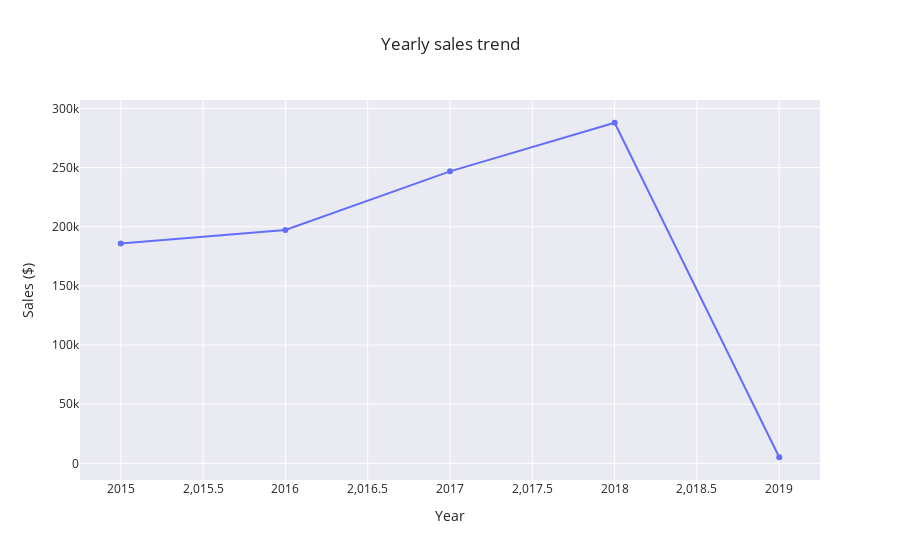

Write notebook code for a chart like this one.
### Code cell
#By year 
df_cleaned['year'] = df_cleaned['Order Date'].dt.year # Add a new column called 'year' by extracting year for each 'Order date'
df_yearly = df_cleaned.groupby('year')[['Sales']].sum() #group the data by year and sum up for each year

df_yearly = df_yearly.reset_index()
fig_yearly = px.line(df_yearly, x='year', y='Sales', title ='Yearly sales trend')
fig_yearly.update_traces(mode='lines+markers')
fig_yearly.update_layout(xaxis_title='Year', yaxis_title='Sales ($)', template='seaborn')

fig_yearly.show()

df['Order Date'] = pd.to_datetime(df['Order Date'], errors='coerce')
df['Year'] = df['Order Date'].dt.year

#Sales over years a Seaborn plot 
yearly_sales = df.groupby('Year')['Sales'].sum()

import matplotlib.pyplot as plt
import seaborn as sns

plt.figure(figsize=(10, 5))
sns.lineplot(x=yearly_sales.index, y=yearly_sales.values, marker='o')
plt.title('Total Sales Over Years')
plt.xlabel('Year')
plt.ylabel('Sales ($)')
plt.grid(True)
plt.show()

### Figure 1 — Plotly figure (JSON) as saved in the notebook; plotly's stock layout.template omitted (floating-point values rounded to 4 significant figures)
{"data": [{"hovertemplate": "year=%{x}<br>Sales=%{y}<extra></extra>", "legendgroup": "", "line": {"color": "#636efa", "dash": "solid"}, "marker": {"symbol": "circle"}, "mode": "lines+markers", "name": "", "orientation": "v", "showlegend": false, "type": "scatter", "x": [2015, 2016, 2017, 2018, 2019], "xaxis": "x", "y": [185900.0, 197300.0, 246800.0, 287900.0, 5160.0], "yaxis": "y"}], "layout": {"autosize": true, "legend": {"tracegroupgap": 0}, "title": {"text": "Yearly sales trend"}, "xaxis": {"anchor": "y", "autorange": true, "domain": [0, 1], "range": [2015.0, 2019.0], "title": {"text": "Year"}, "type": "linear"}, "yaxis": {"anchor": "x", "autorange": true, "domain": [0, 1], "range": [-18180.0, 311300.0], "title": {"text": "Sales ($)"}, "type": "linear"}}}
